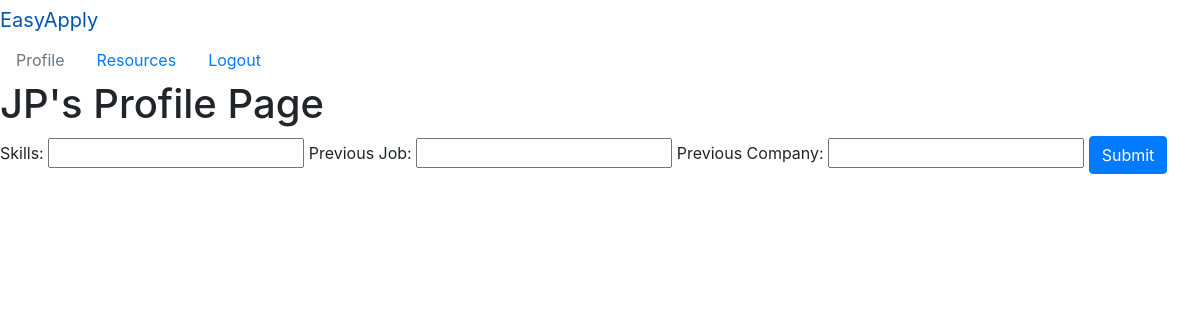
Page /profile/2 on the earlier database version.
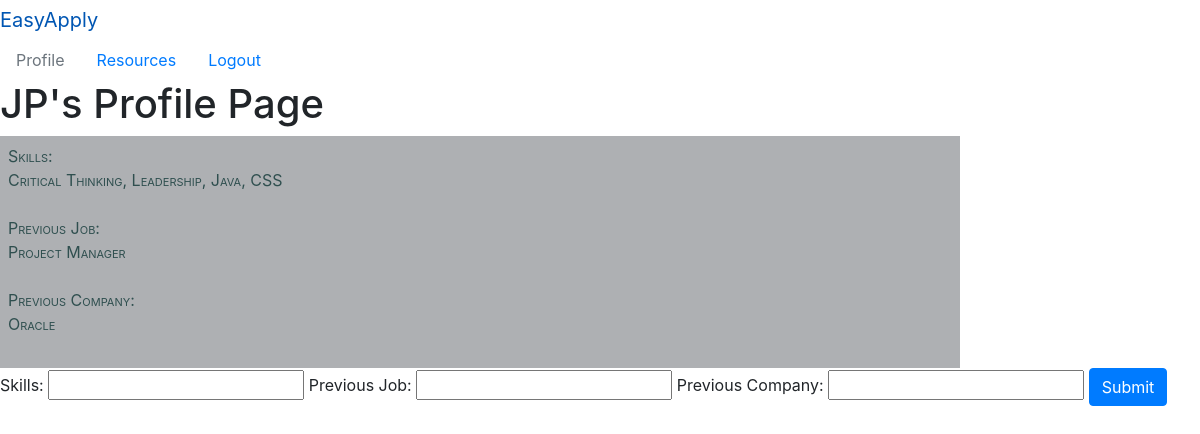
Same page on the later database version.
### applicants/models.py (models this page shows)
class Profile(models.Model):
    applicant = models.ForeignKey(Applicant, related_name="user_profile", on_delete=models.CASCADE)
    skills = models.CharField(max_length=250)
    prev_job = models.CharField(max_length=50)
    prev_company = models.CharField(max_length=50)

### applicants/views.py (the view)
# urls.py: path('profile/<int:applicantid>', views.profile),
def profile(request, applicantid):
    if 'userid' in request.session:
        context = {
            'applicant': Applicant.objects.get(id=applicantid),
            'all_profiles': Profile.objects.all()
        }
        return render(request, 'profile.html', context)
    else :
        context = {
            'applicant': Applicant.objects.get(id=applicantid),
            'all_profiles': Profile.objects.all()
        }
        return render(request, 'profile.html', context)

### applicants/templates/profile.html (shortened to what this page needs)
<!DOCTYPE html>
<html lang="en">
<head>
    {% load static %}
    <link rel="stylesheet" href="{% static 'css/style.css' %}">
    <link rel="stylesheet" href="https://maxcdn.bootstrapcdn.com/bootstrap/4.0.0/css/bootstrap.min.css">
</head>
<body>
  <nav>
    <div class="nav-styling">
      <div class="navbar-header">
        <a class="navbar-brand" href="/jobs">EasyApply</a>
      </div>
      <ul class="nav">
        <li class="nav-item"><a class="nav-link disabled" href="/profile/{{applicant.id}}">Profile</a></li>
        <li class="nav-item"><a class="nav-link" href="/resources">Resources</a></li>
        <li class="nav-item"><a class="nav-link" href="/logout">Logout</a></li>
      </ul>
    </div>
  </nav>
    <h1>{{applicant.first_name}}'s Profile Page</h1>
    <div>
      {% if all_profiles %}
      {% for profile in all_profiles %}
      {% if profile.applicant.id == applicant.id %}
        <div class="user-profile">
          <label>Skills:<p>{{profile.skills}}</p></label>
          <label>Previous Job:<p>{{profile.prev_job}}</p></label>
          <label>Previous Company:<p>{{profile.prev_company}}</p></label>
        </div>
      {% endif %}
      {% endfor %}
      {% endif %}
    </div>
      <div class="subhead">
        <form action="/profile/{{applicant.id}}/edit" method="POST" enctype="multipart/form-data">
          <label for="type">Skills:</label>
          <input type="text" name="skills">
          <label for="type">Previous Job:</label>
          <input type="text" name="prev_job">
          <label for="type">Previous Company:</label>
          <input type="text" name="prev_company">
          <button class="btn btn-primary" type="submit">Submit</button>
        </form>
      </div>
</body>
</html>

Differences in the rows shown:
added Profile: skills "Critical Thinking, Leadership, Java, CSS", prev_job "Project Manager", prev_company "Oracle"
